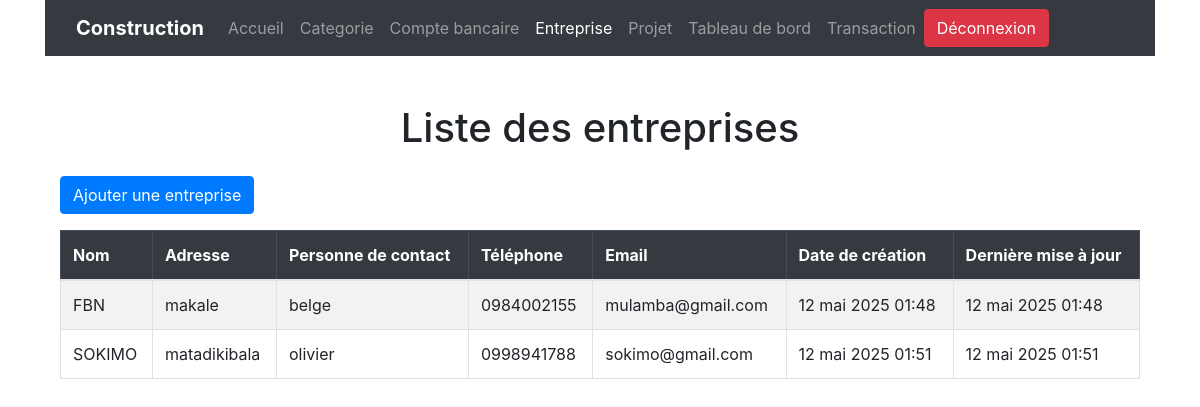
/entreprise/ (signed in), run on the app's committed database.
### entreprise/models.py (models this page shows, shortened)
class Company(models.Model):
    company_name = models.CharField(max_length=255, verbose_name="Nom de l'entreprise")
    address = models.TextField(verbose_name="Adresse")
    contact_person = models.CharField(max_length=255, verbose_name="Personne de contact")
    phone_number = models.CharField(max_length=15, verbose_name="Numéro de téléphone")
    email = models.EmailField(unique=True, verbose_name="Email")
    created_at = models.DateTimeField(auto_now_add=True, verbose_name="Date de création")
    updated_at = models.DateTimeField(auto_now=True, verbose_name="Dernière mise à jour")

### entreprise/views.py (the view)
# urls.py: path('entreprise/', companie, name='companie'),
@login_required
def companie(request):
    companie = Company.objects.all()
    return render(request, './entreprise/entreprise.html', {'companie': companie})

### entreprise/templates/entreprise/entreprise.html (shortened to what this page needs)
{% extends "base_templates.html" %}
{% load static %}
{% block contenu %}
{% include "navbar/navbar.html" %}
    <div class="container mt-5">
        <h1 class="text-center mb-4">Liste des entreprises</h1>
        <div class="text-end mb-3">
            <a href="{% url 'ajouter_companie' %}" class="btn btn-primary">Ajouter une entreprise</a>
        </div>
        <table class="table table-striped table-bordered">
            <thead class="table-dark">
                <tr>
                    <th>Nom</th>
                    <th>Adresse</th>
                    <th>Personne de contact</th>
                    <th>Téléphone</th>
                    <th>Email</th>
                    <th>Date de création</th>
                    <th>Dernière mise à jour</th>
                </tr>
            </thead>
            <tbody>
                {% for company in companie %}
                <tr>
                    <td>{{ company.company_name }}</td>
                    <td>{{ company.address }}</td>
                    <td>{{ company.contact_person }}</td>
                    <td>{{ company.phone_number }}</td>
                    <td>{{ company.email }}</td>
                    <td>{{ company.created_at }}</td>
                    <td>{{ company.updated_at }}</td>
                </tr>
                {% endfor %}
            </tbody>
        </table>
    </div>
{% endblock contenu %}

### entreprise/templates/base_templates.html (shortened to what this page needs)
{% load static %}
<!DOCTYPE html>
<html lang="en">
<head>
    <link rel="stylesheet" href="{% static 'css/bootstrap/bootstrap.min.css' %}">
    <link rel="stylesheet" href="{% static 'css/style.css' %}">
</head>
<body>
    <div class="container">
        {% block contenu %}
        {% endblock contenu %}
    </div>
</body>
</html>

### entreprise/templates/navbar/navbar.html (shortened to what this page needs)
<nav class="navbar navbar-expand-lg navbar-dark bg-dark justify-content-beetween">
  <div class="container">
    <a class="navbar-brand" href="{% url 'accueil' %}">Construction</a>
    <div class="collapse navbar-collapse" id="navbarNav">
      <ul class="navbar-nav me-auto">
        <li class="nav-item">
          <a class="nav-link" href="{% url 'accueil' %}">Accueil</a>
        </li>
        <li class="nav-item">
          <a class="nav-link" href="{% url 'categorie' %}">Categorie</a>
        </li>
        <li class="nav-item">
          <a class="nav-link" href="{% url 'compte_bancaire' %}">Compte bancaire</a>
        </li>
        <li class="nav-item">
          <a class="nav-link" href="{% url 'companie' %}">Entreprise</a>
        </li>
        <li class="nav-item">
          <a class="nav-link" href="{% url 'projet' %}">Projet</a>
        </li>
        <li class="nav-item">
          <a class="nav-link" href="{% url 'tableau_de_bord' %}">Tableau de bord</a>
        </li>
        <li class="nav-item">
          <a class="nav-link" href="{% url 'transaction' %}">Transaction</a>
        </li>
      </ul>
      <div class="d-flex">
        {% if user.is_authenticated %}
            <a href="{% url 'logout' %}" class="btn btn-danger">Déconnexion</a>
        {% else %}
            <a class="btn btn-outline-light me-2" href="{% url 'login' %}">Connexion</a>
        {% endif %}
      </div>
    </div>
  </div>
</nav>

### entreprise/templates/navbar/navbar.html (style rules this page uses)
.navbar-nav .nav-link { color: rgba(255, 255, 255, 0.7); }
.navbar-brand { font-weight: bold; }

### data on the page
Company: company_name "FBN", address "makale", contact_person "belge", phone_number "0984002155", email "mulamba@gmail.com", created_at "12 mai 2025 01:48", updated_at "12 mai 2025 01:48"
Company: company_name "SOKIMO", address "matadikibala", contact_person "olivier", phone_number "0998941788", email "sokimo@gmail.com", created_at "12 mai 2025 01:51", updated_at "12 mai 2025 01:51"
